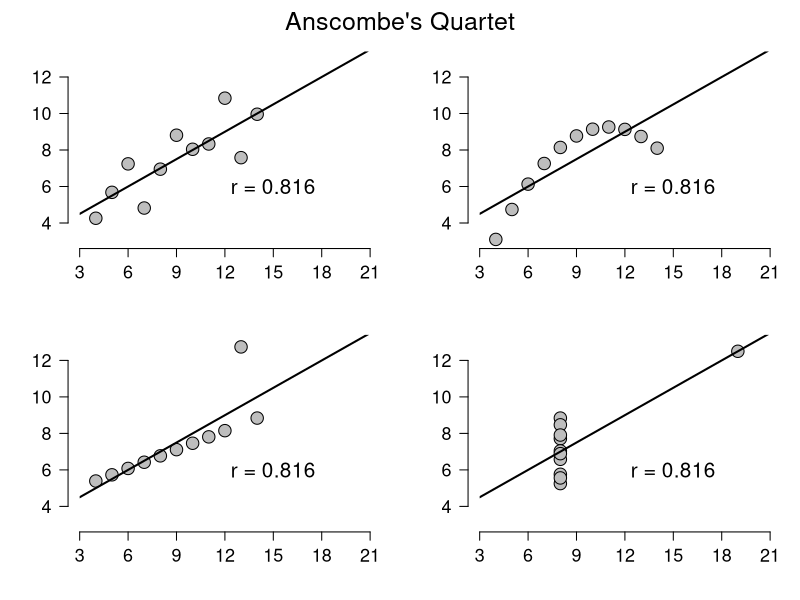

Write R code to recreate this figure.
# rm(list = ls())

library(stats)
library(graphics)
library(plotrix)

# summary(anscombe) -- now some 'magic' to do the 4 regressions in a
# loop:
ff <- y ~ x
for (i in 1:4) {
    ff[2:3] <- lapply(paste(c("y", "x"), i, sep = ""), as.name)
    ## or ff[[2]] <- as.name(paste('y', i, sep='')) ff[[3]] <-
    ## as.name(paste('x', i, sep=''))
    assign(paste("lm.", i, sep = ""), lmi <- lm(ff, data = anscombe))
    # print(anova(lmi))
}

op <- par(mfrow = c(2, 2), mar = 0.1 + c(4, 4, 1, 1), oma = c(0, 0, 2, 
    0), cex.lab = 1.5, font.lab = 1.5, cex.axis = 1.3, bty = "n", las = 1, 
    cex.main = 1.5)

for (i in 1:4) {
    ff[2:3] <- lapply(paste(c("y", "x"), i, sep = ""), as.name)
    plot(ff, data = anscombe, col = "black", pch = 21, bg = "grey", cex = 2, 
        xlim = c(3, 21), ylim = c(3, 13), ylab = "", xlab = "", axes = F)
    axis(1, at = seq(3, 21, 3))
    axis(2)
    text(15, 6, "r = 0.816", cex = 1.5)
    # mtext(ff[2:3][[1]], side=2, line=2.5, cex=1.3) #y-labels
    # mtext(ff[2:3][[2]], side=1, line=2.5, cex=1.3) #x-labels
    ablineclip(get(paste("lm.", i, sep = "")), x1 = 3, x2 = 21, col = "black", 
        lwd = 2)
}

mtext("Anscombe's Quartet", outer = TRUE, cex = 1.5)
par(op)